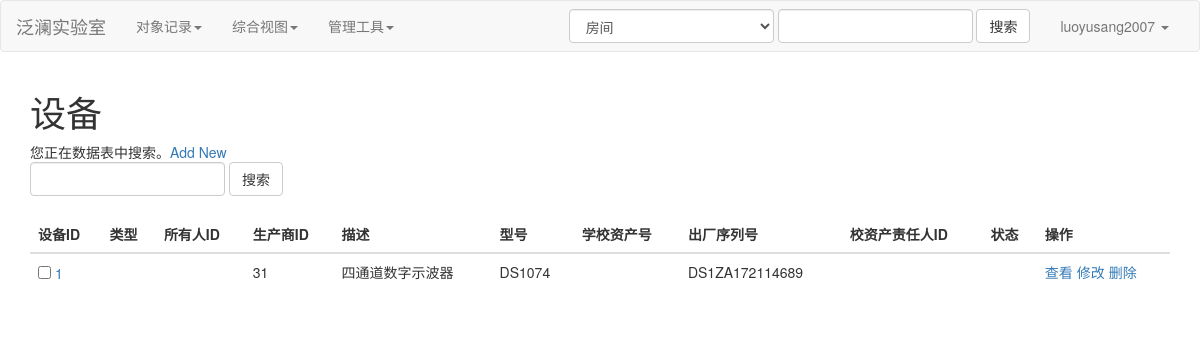
/tmplt_based_ui/search?b_name=o_equipments, run on the app's committed database.
### tables this page shows
CREATE TABLE "o_persons" (
  "person_id" INTEGER NOT NULL PRIMARY KEY AUTOINCREMENT,
  "username",
  "password",
  "type" TEXT,
  "title",
  "auth_role" TEXT DEFAULT app_user,
  "name" TEXT,
  "school_card_number" TEXT,
  "cell_number" TEXT,
  "email",
  "qq_number",
  "status" INTEGER,
  UNIQUE ("username" ASC)
);

CREATE TABLE "o_equipments" (
  "equipment_id" INTEGER PRIMARY KEY AUTOINCREMENT,
  "type" TEXT,
  "owner_id" INTEGER,
  "manufactor_id" INTEGER,
  "discription",
  "model_number" TEXT,
  "school_asset_code" TEXT,
  "manufactor_sn_code" TEXT,
  "scho_dsn_resp_p_id",
  "status" INTEGER
);

### bp_tmplt_based_ui.py (the view, shortened to what this page needs)
@tmplt_based_ui.route('/search', methods=["GET"])
def search():
    logined_person_id = session.get("logined_person_id")
    user_info_dict = get_user_info_dict(logined_person_id)
    db = get_db()
    cur = db.cursor()
    b_name = request.args.get("b_name")
    key_words = request.args.get("search_key_word")
    bsns_table_dict = bsnses.getFomatdDict(b_name)
    filters_list = []
    query_sql_str = bsnses.createQuerySQL(
        b_name,
        read_auth_role=user_info_dict.get("auth_role"),
        filters_list=filters_list
    )
    query_result = cur.execute(query_sql_str).fetchall()
    for row_index in range(len(query_result)):
        for key in list(query_result[row_index].keys()):
            if bsns_table_dict["$COLU"][key].get("$DISP_show_in_brief_view") == False:
                query_result[row_index].pop(key)
    for row_index in range(len(query_result)):
        for key, val in query_result[row_index].items():
            content_displacer = bsns_table_dict["$COLU"][key]["$DISP_displacer"]
            if type(content_displacer) == dict:  # if there is a displacer
                origin_result = query_result[row_index][key]
                if content_displacer.__contains__(origin_result):
                    query_result[row_index][key] = content_displacer[origin_result]
            if query_result[row_index][key] == None:
                query_result[row_index][key] = ""
    cur.close()
    return render_template(
        "search.htm",
        user_info_dict=user_info_dict,
        bsns_table_dict=bsns_table_dict,
        query_result=query_result,
    )

### app_globals.py (called while the page is built)
def get_db():
    db = getattr(g, "_database", None)
    if db is None:
        db = g._database = sqlite3.connect(DATABASE)
        def make_dicts(cursor, row):
            return dict(
                (cursor.description[idx][0], value) for idx, value in enumerate(row)
            )
        db.row_factory = make_dicts
    return db

def get_user_info_dict(person_id):
    if person_id == 0:
        return {"logined": False}
    else:
        db = get_db()
        cur = db.cursor()
        query_sql_str = bsnses.createQuerySQL(
            "o_persons", read_auth_role="admin", filters_list=[], id=person_id
        )
        query_result = cur.execute(query_sql_str).fetchall()
        cur.close()
        query_result[0]["logined"] = True
        return query_result[0]

### finedb/data_frame.py (called while the page is built)
    def getFomatdDict(self, t_name=None):
        if t_name:
            return self.formatted_dict[t_name]
        else:
            return self.formatted_dict

### main.py (called while the page is built)
@app.teardown_appcontext
def close_connection(exception):
    db = getattr(g, "_database", None)
    if db is not None:
        db.close()

### templates/search.htm (shortened to what this page needs)
{% extends 'base/base.htm' %}
{% block main %}
<div class="container" style = "overflow-x:auto;">
    <h1>{{bsns_table_dict['$DISP_name']['ZH']}}</h1>
    {% if bsns_table_dict['$TYPE'] == 'table' %}
        您正在数据表中搜索。<a href = "/tmplt_based_ui/target_insert_form?b_name={{bsns_table_dict['$TBNM']}}" >Add New</a>
    {% elif bsns_table_dict['$TYPE'] == 'view'%}
        您正在视图中搜索。
    {% else %}
        Error!
    {% endif %}
    <form class="form-inline" action="" method="get">
        <input type="text" class="form-control" name = "search_key_word">
        <button class="btn btn-default" >搜索</button>
    </form>
    <div id = "message_div">&nbsp;</div>
    {% if query_result|length > 0 %}
        <table class = "table">
        <thead>
            <tr>
                {% for column_name in query_result[0].keys() %}
                <th>{{bsns_table_dict['$COLU'][column_name]['$DISP_name']['ZH']}}</th>
                {% endfor %}
                <th>操作</th>
            </tr>
        </thead>
        <tbody>
    {% for row in query_result %}
        <tr >
        {% set ns = namespace(id_val = 0) %}
        {% for key,value in row.items() %}
            {% if bsns_table_dict['$PMKY'] == key %}
                {% set ns.id_val = value %}
            <td>
                <input type="checkbox" value ="{{value}}" name = "CHECK_{{value}}">
                <a href = "target_scope?id={{value}}&b_name={{bsns_table_dict['$TBNM']}}">{{value}} </a>
            </td>
            {% else %}
            <td>{{value}} </td>
            {% endif %}
        {% endfor %}
            <td>
                <a href = "target_scope?id={{ns.id_val}}&b_name={{bsns_table_dict['$TBNM']}}"> 查看 </a>
                <a href = "target_update_form?id={{ns.id_val}}&b_name={{bsns_table_dict['$TBNM']}}"> 修改 </a>
                <a href = "#" data-toggle="modal" data-target="#delModal"   onclick = "id_to_del = {{ns.id_val}}"> 删除 </a>
            </td>
        </tr>
    {% endfor %}
    </tbody>
    </table>
    {% else %}
        <p>查找结果为空。</p>
    {% endif %}
</div>
{% endblock %}

### templates/base/include/nav.htm (shortened to what this page needs)
    <nav class="navbar navbar-default">
        <div class="container-fluid">
            <div class="navbar-header">
                <a class="navbar-brand" href="/">{{config['G_AppName']}}</a>
            </div>
            <div class="collapse navbar-collapse" id="bs-example-navbar-collapse-1">
                <ul class="nav navbar-nav">
                    <li class="dropdown">
                        <a href="#" class="dropdown-toggle" data-toggle="dropdown"
                            role="button" aria-haspopup="true" aria-expanded="false">对象记录<span class="caret"></span></a>
                    </li>
                    <li class="dropdown">
                        <a href="#" class="dropdown-toggle" data-toggle="dropdown"
                           role="button" aria-haspopup="true" aria-expanded="false">综合视图<span class="caret"></span></a>
                    </li>
                    <li class="dropdown">
                        <a href="#" class="dropdown-toggle" data-toggle="dropdown"
                           role="button" aria-haspopup="true" aria-expanded="false">管理工具<span class="caret"></span></a>
                    </li>
                </ul>
                <ul class="nav navbar-nav navbar-right">
                    <li class="dropdown">
                        <a href="#" class="dropdown-toggle" data-toggle="dropdown" role="button" aria-haspopup="true" aria-expanded="false">
                            {% if user_info_dict['logined'] == True%}
                                {{user_info_dict['username']}}
                            {% else %}
                                未登录
                            {% endif %}
                            <span class="caret"></span>
                        </a>
                    </li>
                </ul>
                <form class="navbar-form navbar-right" action="/tmplt_based_ui/search" method="get">
                            <select class = "form-control" name = b_name>
                                {%  for key, val in config['G_bsnses_dict'].items() %}
                                    <option value = "{{key}}">{{val['$DISP_name']['ZH']}}</option>
                                {% endfor %}
                            </select>
                            <input type="text" class="form-control" name = "search_key_word">
                            <button class="btn btn-default" >搜索</button>
                </form>
            </div>
        </div>
    </nav>

### data on the page
o_persons: username "luoyusang2007"
o_equipments: row "1", row "31", discription "四通道数字示波器", model_number "DS1074", manufactor_sn_code "DS1ZA172114689"

### other printed values
{{ config['G_AppName'] }} "泛澜实验室"
{{ bsns_table_dict['$DISP_name']['ZH'] }} "设备"
{{ bsns_table_dict['$COLU'][column_name]['$DISP_name']['ZH'] }} "设备ID" "类型" "所有人ID" "生产商ID" "描述" "型号" "学校资产号" "出厂序列号" "校资产责任人ID" "状态"
form field b_name "房间"
